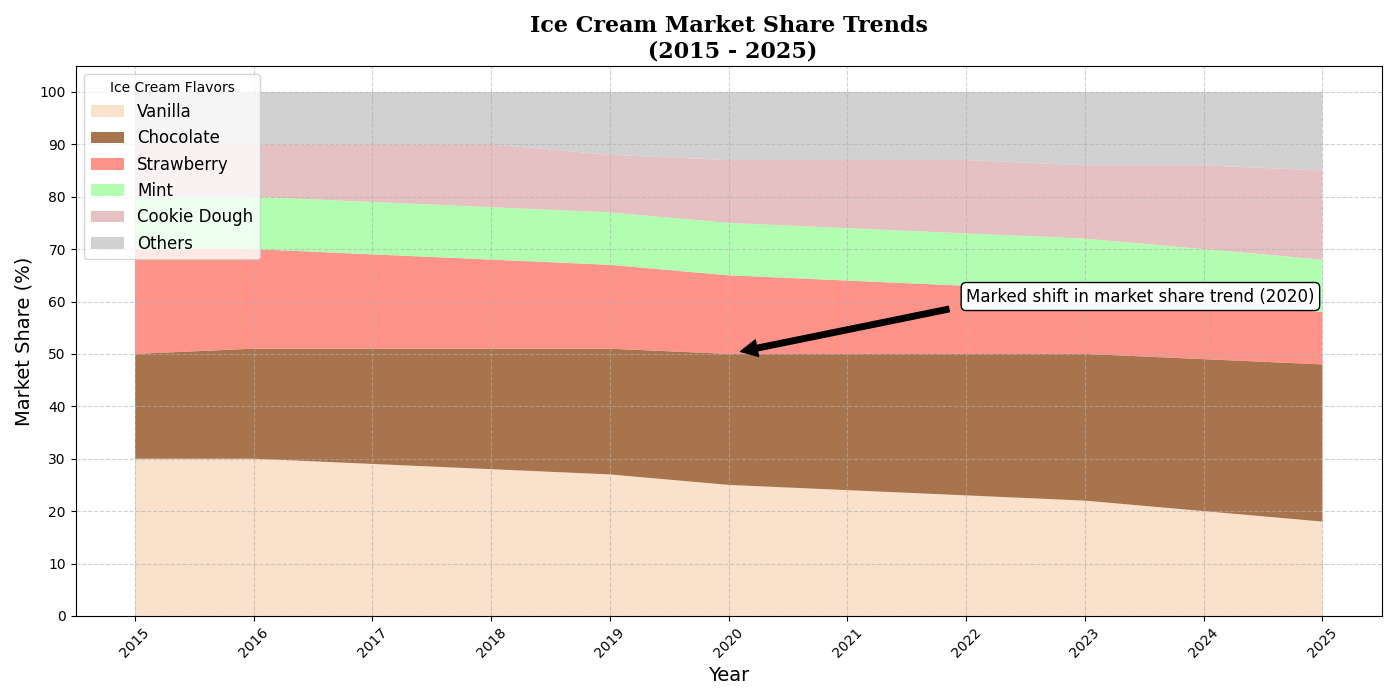

The script that drew this image:
import matplotlib.pyplot as plt
import numpy as np

# **Backstory:**
# The chart shows the hypothetical change in market share among different types of ice cream flavors over the years 2015-2025.
# The data will represent the percentage of market share held by each flavor.

# Define the years
years = np.arange(2015, 2026)

# Market shares of different ice cream flavors over the years
vanilla = np.array([30, 30, 29, 28, 27, 25, 24, 23, 22, 20, 18])
chocolate = np.array([20, 21, 22, 23, 24, 25, 26, 27, 28, 29, 30])
strawberry = np.array([20, 19, 18, 17, 16, 15, 14, 13, 12, 11, 10])
mint = np.array([10, 10, 10, 10, 10, 10, 10, 10, 10, 10, 10])
cookie_dough = np.array([10, 10, 11, 12, 11, 12, 13, 14, 14, 16, 17])
others = np.array([10, 10, 10, 10, 12, 13, 13, 13, 14, 14, 15])

# Create the area plot
fig, ax = plt.subplots(figsize=(14, 7))

ax.stackplot(years, vanilla, chocolate, strawberry, mint, cookie_dough, others,
             labels=['Vanilla', 'Chocolate', 'Strawberry', 'Mint', 'Cookie Dough', 'Others'],
             colors=['#f7d8ba', '#8b4513', '#ff6f61', '#98ff98', '#ddadaf', '#c2c2c2'], alpha=0.75)

# Customizing the plot
ax.set_title("Ice Cream Market Share Trends\n (2015 - 2025)", fontsize=16, fontweight='bold', family='serif')
ax.set_xlabel("Year", fontsize=14)
ax.set_ylabel("Market Share (%)", fontsize=14)
plt.xticks(years, rotation=45)
plt.yticks(np.arange(0, 101, 10))

# Add a legend
ax.legend(loc='upper left', title="Ice Cream Flavors", fontsize=12)

# Add gridlines
ax.grid(True, linestyle='--', alpha=0.6)

# Highlight the year 2020 with an annotation
ax.annotate('Marked shift in market share trend (2020)', xy=(2020, 50),
            xytext=(2022, 60), arrowprops=dict(facecolor='black', shrink=0.05), fontsize=12,
            bbox=dict(boxstyle="round,pad=0.3", edgecolor='black', facecolor='white'))

# Ensure everything fits well within the plot
plt.tight_layout()

# Display the plot
plt.show()
